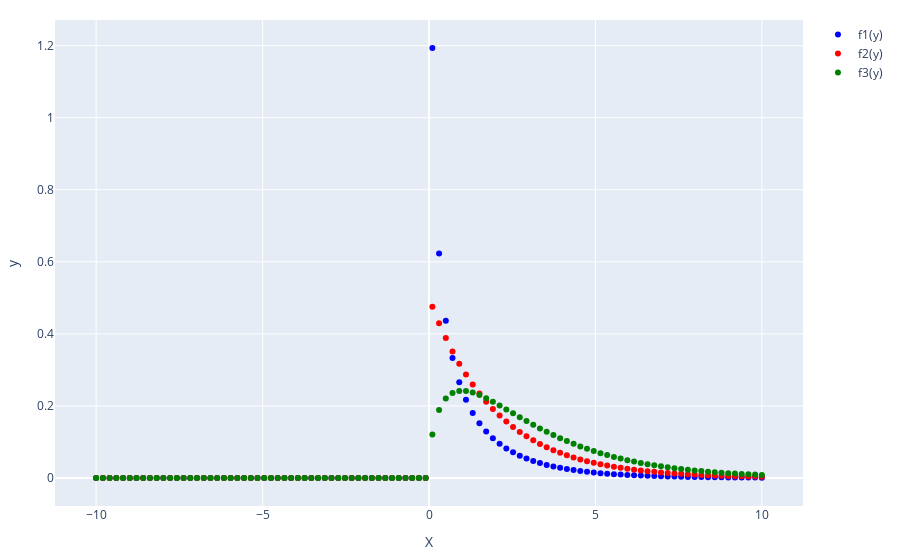

Write notebook code for a chart like this one.
### Code cell
fig = go.Figure()

fig.add_trace(
    go.Scatter(
        x=X, 
        y=y_1, 
        mode='markers', 
        name='f1(y)', 
        marker=dict(color='blue'))
        )
fig.add_trace(
    go.Scatter(
        x=X, 
        y=y_2, 
        mode='markers', 
        name='f2(y)', 
        marker=dict(color='red'))
        )
fig.add_trace(
    go.Scatter(
        x=X, 
        y=y_3, 
        mode='markers', 
        name='f3(y)', 
        marker=dict(color='green'))
        )

fig.update_layout(xaxis_title='X', yaxis_title='y', margin=dict(l=40, r=20, t=20, b=40))
fig.show()
